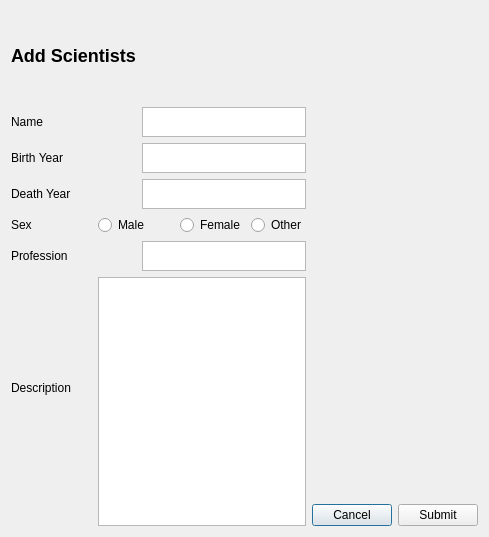
<?xml version="1.0" encoding="UTF-8"?>
<ui version="4.0">
 <class>add_persons</class>
 <widget class="QDialog" name="add_persons">
  <property name="geometry">
   <rect>
    <x>0</x>
    <y>0</y>
    <width>489</width>
    <height>537</height>
   </rect>
  </property>
  <property name="windowTitle">
   <string>Dialog</string>
  </property>
  <layout class="QVBoxLayout" name="verticalLayout">
   <item>
    <layout class="QGridLayout" name="gridLayout">
     <item row="4" column="0" colspan="2">
      <widget class="QLabel" name="label_5">
       <property name="text">
        <string>Sex</string>
       </property>
      </widget>
     </item>
     <item row="4" column="5">
      <widget class="QRadioButton" name="radioButton_Other">
       <property name="text">
        <string>Other</string>
       </property>
      </widget>
     </item>
     <item row="5" column="0" colspan="3">
      <widget class="QLabel" name="label_4">
       <property name="text">
        <string>Profession</string>
       </property>
      </widget>
     </item>
     <item row="4" column="2" colspan="2">
      <widget class="QRadioButton" name="radioButton_Male">
       <property name="text">
        <string>Male</string>
       </property>
      </widget>
     </item>
     <item row="3" column="0" colspan="3">
      <widget class="QLabel" name="label_6">
       <property name="text">
        <string>Death Year</string>
       </property>
      </widget>
     </item>
     <item row="5" column="3" colspan="3">
      <widget class="QTextEdit" name="Input_Profession">
       <property name="maximumSize">
        <size>
         <width>16777215</width>
         <height>30</height>
        </size>
       </property>
      </widget>
     </item>
     <item row="2" column="3" colspan="3">
      <widget class="QTextEdit" name="Input_birthYear">
       <property name="maximumSize">
        <size>
         <width>16777215</width>
         <height>30</height>
        </size>
       </property>
      </widget>
     </item>
     <item row="7" column="6">
      <widget class="QPushButton" name="pushButton_Cancel">
       <property name="text">
        <string>Cancel</string>
       </property>
      </widget>
     </item>
     <item row="7" column="7">
      <widget class="QPushButton" name="pushButton_Submit">
       <property name="text">
        <string>Submit</string>
       </property>
      </widget>
     </item>
     <item row="2" column="0" colspan="3">
      <widget class="QLabel" name="label_7">
       <property name="text">
        <string>Birth Year</string>
       </property>
      </widget>
     </item>
     <item row="1" column="3" colspan="3">
      <widget class="QTextEdit" name="Input_Personsname">
       <property name="maximumSize">
        <size>
         <width>16777215</width>
         <height>30</height>
        </size>
       </property>
      </widget>
     </item>
     <item row="4" column="4">
      <widget class="QRadioButton" name="radioButton_Female">
       <property name="text">
        <string>Female</string>
       </property>
      </widget>
     </item>
     <item row="3" column="3" colspan="3">
      <widget class="QTextEdit" name="input_deathYear">
       <property name="maximumSize">
        <size>
         <width>16777215</width>
         <height>30</height>
        </size>
       </property>
      </widget>
     </item>
     <item row="1" column="0">
      <widget class="QLabel" name="label_2">
       <property name="text">
        <string>Name</string>
       </property>
      </widget>
     </item>
     <item row="0" column="0" colspan="3">
      <widget class="QLabel" name="label">
       <property name="maximumSize">
        <size>
         <width>16777215</width>
         <height>90</height>
        </size>
       </property>
       <property name="text">
        <string>&lt;h2&gt;Add Scientists&lt;/h2&gt;</string>
       </property>
      </widget>
     </item>
     <item row="6" column="0" colspan="2">
      <widget class="QLabel" name="label_3">
       <property name="text">
        <string>Description</string>
       </property>
      </widget>
     </item>
     <item row="6" column="2" rowspan="2" colspan="4">
      <widget class="QPlainTextEdit" name="Input_PersonDescription"/>
     </item>
    </layout>
   </item>
  </layout>
 </widget>
 <resources/>
 <connections/>
</ui>
